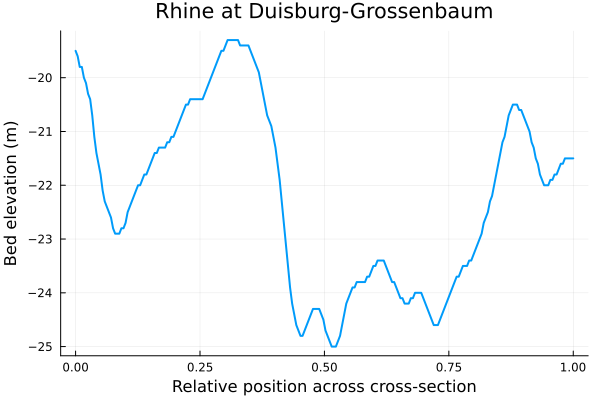

Here is the Julia script that generated this plot:
using DelimitedFiles
using Plots

"""
    plot_bed_profile(filename::String; output_png::String="bed_profile.png", rivername::String="Rhine at Duisburg-Grossenbaum")

Reads a bed profile from CSV and plots it versus normalized domain (0–1). 
Optionally, set output_png filename and rivername for labeling.
"""
function plot_bed_profile(filename::String; output_png::String="bed_profile.png", rivername::String="Rhine at Duisburg-Grossenbaum")
    zb = vec(readdlm(filename))
    nx = length(zb)
    x = LinRange(0, 1, nx)  # Normalized position across cross-section

    plt = plot(
        x, zb,
        xlabel = "Relative position across cross-section",
        ylabel = "Bed elevation (m)",
        title  = rivername,
        legend = false,
        lw = 2,
        grid = true
    )
    savefig(plt, output_png)
    println("Plot saved as $(output_png)")
end

# Example usage:
plot_bed_profile("rhine_bed_profile.csv", output_png="rhine_profile_plot.png")
